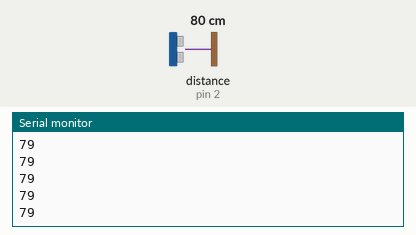
This sketch was run on a simulated Arduino Uno, built with avr-gcc and run on an emulated ATmega328P. On the bench: the last lines printed to the serial monitor. Wiring (inferred from the names in the program): ultrasonic range finder: trigger pin 3; echo pin 2. The inputs (shaded band) are chosen by the test bench; at power-on: distance to the obstacle (sensor on pin 2) 80 cm. The echo pulse lasts 58.3 µs per cm.

Above: at 1.2 s.
1.3 s: distance to the obstacle (sensor on pin 2) set to 2 cm
At 2.2 s:
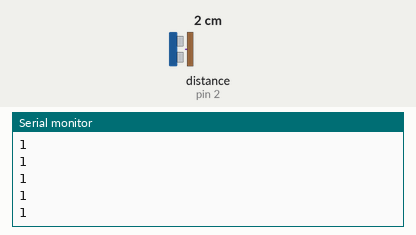
2.8 s: distance to the obstacle (sensor on pin 2) set to 4 cm
At 3.4 s:
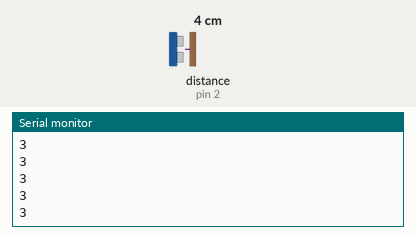
Timing chart, 0 to 5.8 s (numbered marks = the images above; inputs shaded):
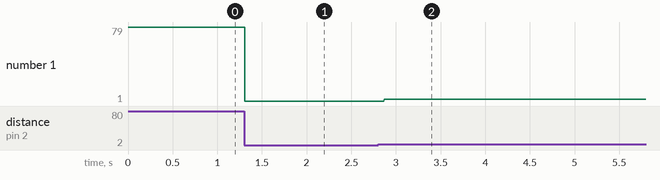

Measured:
- after the input at 1.3 s, the serial monitor: prints a new line at once (image 1)
- after the input at 2.8 s, the serial monitor: prints a new line after 0.07 s (image 2)
- plotted number 1: 79 → 1 after the input at 1.3 s, 1 → 3 after the input at 2.8 s

The sketch:

Ultrasonic_with_1_led.ino
```cpp
int echo=2, trig=3;
int distance(int echo, int trig);
void setup() {
  // put your setup code here, to run once:
  Serial.begin(9600);
  pinMode(echo,INPUT);
  pinMode(trig,OUTPUT);
}

void loop() {
  int d;
  d=ultrasonic(echo,trig);
Serial.println(d);
}

int ultrasonic(int echo, int trig)
{
  long duration, distance;
  digitalWrite(trig, HIGH);
  delayMicroseconds(10);
  digitalWrite(trig, LOW);
  duration = pulseIn(echo, HIGH);
  distance = (duration / 2) / 29.1;
    return distance;
}
```
